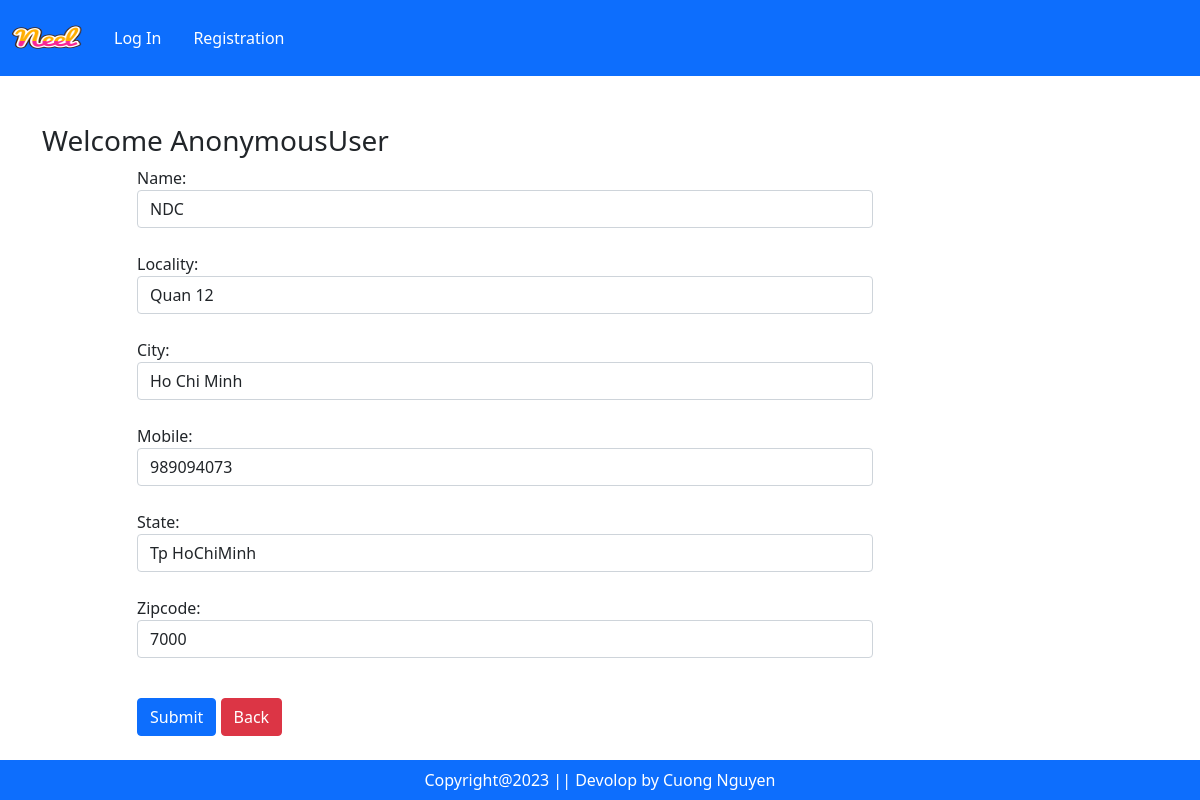
The app's page /updateAddress/3 with its own data.
### app/models.py (models this page shows, shortened)
class Customer(models.Model):
    user = models.ForeignKey(User, on_delete=models.CASCADE)
    name = models.CharField(max_length=200)
    locality = models.CharField(max_length=200)
    city = models.CharField(max_length=50)
    mobile = models.IntegerField(default=0)
    zipcode = models.IntegerField()
    state = models.CharField(choices=STATE_CHOICES, max_length=100)

### app/views.py (the view, shortened to what this page needs)
# urls.py: path('updateAddress/<int:pk>', views.updateAddress.as_view(),name='updateAddress'),
class updateAddress(View):
    def get(self, request, pk):
        add  = Customer.objects.get(pk=pk)
        form =  CustomerProfileForm(instance=add)
        return render(request, 'app/updateAddress.html',locals())

### app/forms.py
class CustomerProfileForm(forms.ModelForm):
     class Meta:
        model = Customer
        fields = ['name','locality','city','mobile','state','zipcode']
        widgets={
            'name': forms.TextInput(attrs={'class': 'form-control'}),
            'locality': forms.TextInput(attrs={'class':'form-control'}),
            'city': forms.TextInput(attrs={'class': 'form-control'}),
            'mobile': forms.NumberInput(attrs={'class':'form-control'}),
            'state': forms.Select(attrs={'class': 'form-control'}),
            'zipcode': forms. NumberInput (attrs={'class':'form-control'}),
        }

### app/templates/app/updateAddress.html (shortened to what this page needs)
{% extends "app/base.html" %}
{% load static  %}
{% block main-content %}
    <div class="container my-5">
        <div class="row">
            <h3>Welcome <span class="text-capitalize">{{request.user}}</span></h3>
            <div class="col-sm-8 offset-sm-1">
                <form action="" method="post"> {% csrf_token %}
                    {% for fm in form %}
                        {{fm.label_tag}} {{fm}} <small class="text-danger">{{fm.errors|striptags}}</small> <br>
                    {% endfor %}
                    <div class="col-12 mt-3">
                        <button type="submit" class="btn btn-primary">Submit</button>
                        <a href="{% url 'address'%}" type="button" class="btn btn-danger">Back</a>
                    </div>
                </form>
            </div>
        </div>
    </div>
{% endblock main-content %}

### records on screen
Customer: form "NDC" "Quan 12" "Ho Chi Minh" "989094073" "Tp HoChiMinh" "7000"

### other values on screen
{{ request.user }} "AnonymousUser"
{{ fm.label_tag }} "Name:" "Locality:" "City:" "Mobile:" "State:" "Zipcode:"
